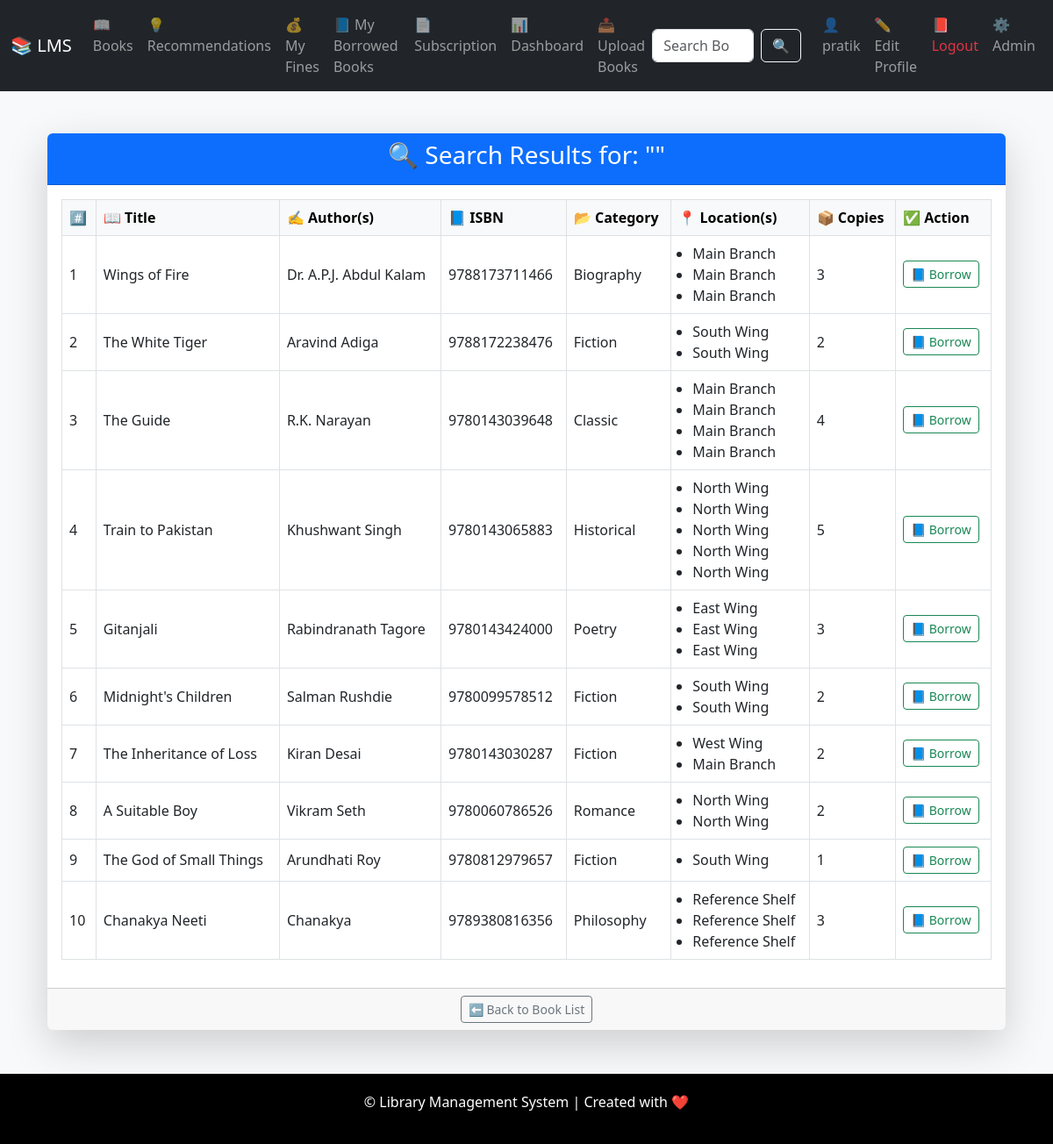
The app's page /books/search/ (signed in), older data.
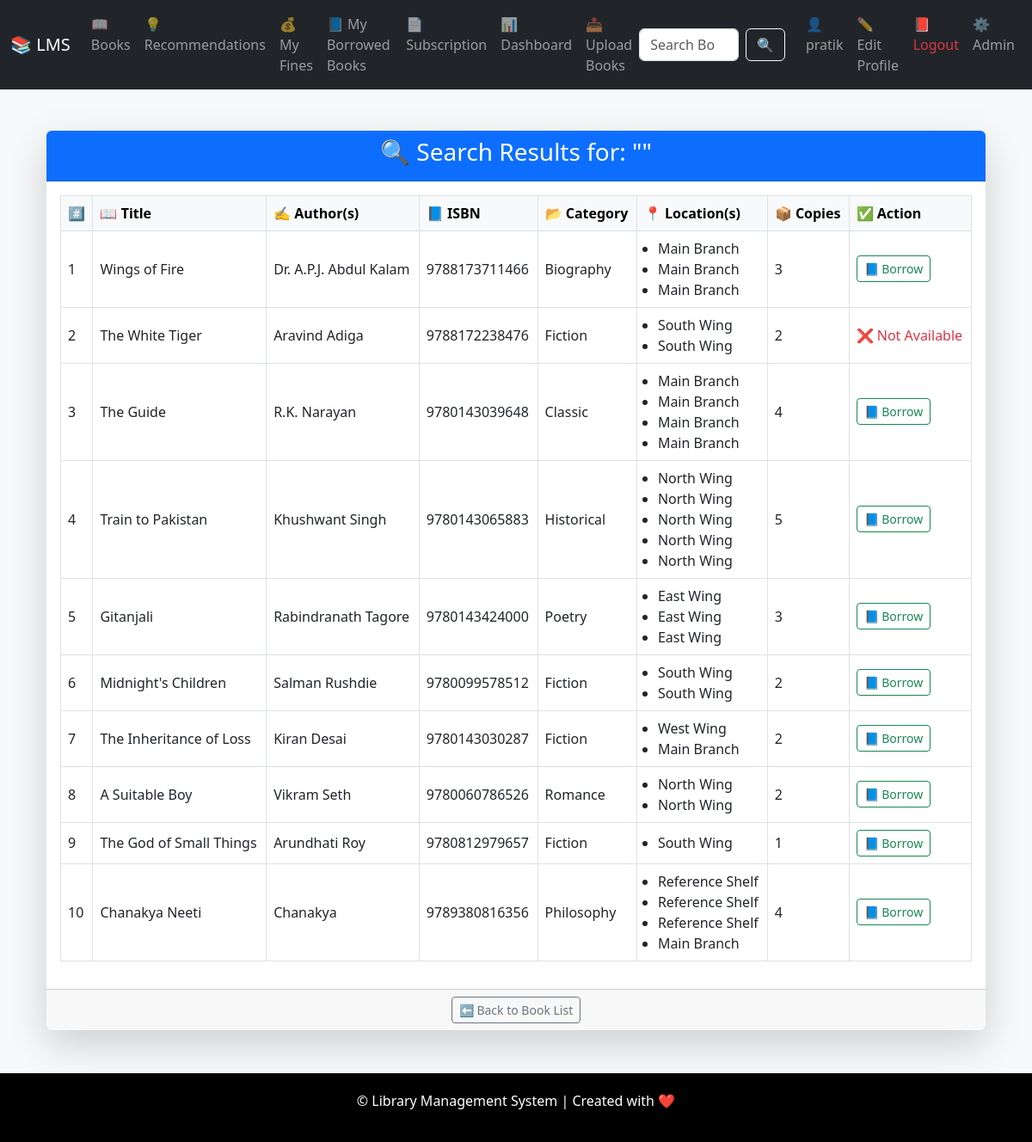
The same page, newer data.
### books/models.py (models this page shows, shortened)
class Book(models.Model):
    title = models.CharField(max_length=200)  # पुस्तकाचं नाव
    authors = models.ManyToManyField(Author)  # लेखकांची यादी
    isbn = models.CharField(max_length=13, unique=True)  # Unique ISBN
    category = models.ForeignKey(Category, on_delete=models.SET_NULL, null=True)
    description = models.TextField()  # पुस्तकाची माहिती
    published_date = models.DateField()  # प्रकाशन तारीख
    recommended = models.BooleanField(default=False)  # शिफारसीत पुस्तक?
    allowed_in_plans = models.ManyToManyField(SubscriptionPlan, blank=True)  # कोणत्या योजना या पुस्तकाला परवानगी देतात
    def available_copies_count(self):
        return self.bookcopy_set.filter(status='available').count()

class Author(models.Model):
    name = models.CharField(max_length=100)  # लेखकाचे नाव

class Category(models.Model):
    name = models.CharField(max_length=100, unique=True)  # Category name
    location = models.CharField(max_length=100)  # Library rack/section

class BookCopy(models.Model):
    STATUS_CHOICES = [
        ('available', 'Available'),
        ('borrowed', 'Borrowed'),
        ('lost', 'Lost'),
        ('damaged', 'Damaged'),
    ]
    book = models.ForeignKey(Book, on_delete=models.CASCADE)  # पुस्तक संदर्भ
    status = models.CharField(max_length=10, choices=STATUS_CHOICES, default='available')  # स्टेटस
    copy_id = models.CharField(max_length=30, unique=True, default='default_copy')  # ✅ Unique ID for each copy
    library_location = models.CharField(max_length=100, default='Main Branch')  # कोणत्या शाखेत आहे?

### books/views.py (the view, shortened to what this page needs)
# urls.py: path('search/', BookSearchView.as_view(), name='search_books'),
class BookSearchView(LoginRequiredMixin, View):
    def get(self, request):
        query = request.GET.get('q', '')
        books = Book.objects.all()
        book_data = []
        for book in books:
            available_copies = book.available_copies_count()
            copies = BookCopy.objects.filter(book=book)
            is_allowed = available_copies > 0
            can_borrow = copies.filter(status='available').exists()
            book_data.append({
                'book': book,
                'available_copies': available_copies,
                'copies': copies,
                'is_allowed': is_allowed,
                'can_borrow': can_borrow,
            })
        return render(request, 'books/search_results.html', {
            'books': books,
            'query': query,
            'book_data': book_data
        })

### templates/books/search_results.html (shortened to what this page needs)
{% extends 'base.html' %}
{% block content %}
<div class="container mt-5">
  <div class="card shadow-lg border-0">
    <div class="card-header bg-primary text-white text-center rounded-top">
      <h3>🔍 Search Results for: ""</h3>
    </div>
    <div class="card-body">
      {% if book_data %}
        <div class="table-responsive">
          <table class="table table-hover table-bordered align-middle">
            <thead class="table-light">
              <tr>
                <th>#️⃣</th>
                <th>📖 Title</th>
                <th>✍️ Author(s)</th>
                <th>📘 ISBN</th>
                <th>📂 Category</th>
                <th>📍 Location(s)</th>
                <th>📦 Copies</th>
                <th>✅ Action</th>
              </tr>
            </thead>
            <tbody>
              {% for item in book_data %}
              <tr>
                <td>{{ forloop.counter }}</td>
                <td>{{ item.book.title }}</td>
                <td>
                  {% for author in item.book.authors.all %}
                    {{ author.name }}{% if not forloop.last %}, {% endif %}
                  {% endfor %}
                </td>
                <td>{{ item.book.isbn }}</td>
                <td>{{ item.book.category.name }}</td>
                <td>
                  {% if item.book.bookcopy_set.all %}
                    <ul class="mb-0 ps-3">
                      {% for copy in item.book.bookcopy_set.all %}
                        <li>{{ copy.library_location }}</li>
                      {% endfor %}
                    </ul>
                  {% else %}
                    N/A
                  {% endif %}
                </td>
                <td>{{ item.book.bookcopy_set.count }}</td>
                <td>
  {% if item.is_allowed and item.can_borrow %}
    <a href="{% url 'books:borrow_book' item.book.id %}" class="btn btn-sm btn-outline-success">
      📘 Borrow
    </a>
  {% elif not item.can_borrow %}
    <span class="text-danger">❌ Not Available</span>
  {% else %}
    <span class="text-danger">❌ Not Allowed</span>
  {% endif %}
</td>
              </tr>
              {% endfor %}
            </tbody>
          </table>
        </div>
      {% else %}
        <p class="text-center text-muted fs-5">😞 No books found matching your search.</p>
      {% endif %}
    </div>
    <div class="card-footer text-center">
      <a href="{% url 'books:book_list' %}" class="btn btn-outline-secondary btn-sm">⬅️ Back to Book List</a>
    </div>
  </div>
</div>
{% endblock %}

### templates/base.html (shortened to what this page needs)
<!DOCTYPE html>
<html>
<head>
  <link href="https://cdn.jsdelivr.net/npm/bootstrap@5.3.0/dist/css/bootstrap.min.css" rel="stylesheet">
</head>
<body>
<nav class="navbar navbar-expand-lg navbar-dark bg-dark">
  <div class="container-fluid">
    <a class="navbar-brand" href="/">📚 LMS</a>
    <div class="collapse navbar-collapse" id="navbarNav">
      <ul class="navbar-nav me-auto mb-2 mb-lg-0">
        <li class="nav-item"><a class="nav-link" href="{% url 'books:book_list' %}">📖 Books</a></li>
        <li class="nav-item"><a class="nav-link" href="{% url 'books:book_recommendation' %}">💡 Recommendations</a></li>
        <li class="nav-item"><a class="nav-link" href="{% url 'books:my_fines' %}">💰 My Fines</a></li>
        <li class="nav-item"><a class="nav-link" href="{% url 'books:my_borrowed_books' %}">📘 My Borrowed Books</a></li>
        <li class="nav-item"><a class="nav-link" href="{% url 'subscription:select_plan' %}">📄 Subscription</a></li>
        {% if user.is_authenticated %}
          <li class="nav-item"><a class="nav-link" href="{% url 'books:user_dashboard' %}">📊 Dashboard</a></li>
        {% endif %}
        {% if user.is_authenticated and user.is_staff %}
          <li class="nav-item"><a class="nav-link" href="{% url 'subscription:upload_bulk_books' %}">📤 Upload Books</a></li>
        {% endif %}
      </ul>
      <form class="d-flex search-form" role="search" method="get" action="{% url 'books:search_books' %}">
        <input class="form-control me-2" type="search" name="q" placeholder="Search Books..." aria-label="Search">
        <button class="btn btn-outline-light" type="submit">🔍</button>
      </form>
      <ul class="navbar-nav ms-3">
        {% if user.is_authenticated %}
          <li class="nav-item">
            <a class="nav-link" href="{% url 'iam:profile' %}">👤 {{ user.username }}</a>
          </li>
          <li class="nav-item">
            <a class="nav-link" href="{% url 'iam:edit_profile' %}">✏️ Edit Profile</a>
          </li>
          <li class="nav-item">
            <a class="nav-link text-danger" href="{% url 'iam:logout' %}">📕 Logout</a>
          </li>
        {% endif %}
        {% if user.is_superuser %}
          <li class="nav-item"><a class="nav-link" href="/admin/">⚙️ Admin</a></li>
        {% endif %}
      </ul>
    </div>
  </div>
</nav>
<div class="container my-4">
  {% block content %}{% endblock %}
</div>
<footer>
  <p>&copy; {{ now|date:"Y" }} Library Management System | Created with ❤️</p>
</footer>
</body>
</html>

### templates/base.html (style rules this page uses)
body { background-color: #f8f9fa; }
footer { margin-top: 50px; padding: 20px 0; background-color:black; color: white; text-align: center; }
.search-form input { max-width: 200px; }

Row changes from the older to the newer data that the page shows:
computed for Book "The White Tiger": text "📘 Borrow" → "❌ Not Available"
computed for Book "Chanakya Neeti": book.bookcopy_set.count "3" → "4"
added BookCopy: library_location "Main Branch", shown under Book "Chanakya Neeti"
